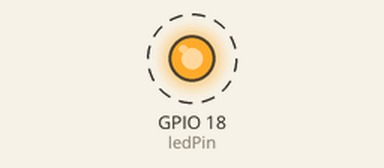
Recording of a sketch running on a simulated ESP32. Parts: output pins drawn as LEDs (lit = HIGH). Dashed ring = blinking.

Above: at 0.5 s.
Timing chart, 0 to 4.6 s (numbered marks = the images above):
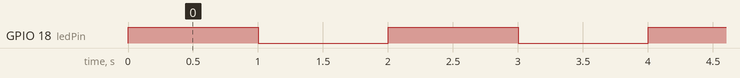

The sketch:

esp32_led_blink_simplified.ino
```cpp
const int ledPin = 18; // ledPin refers to ESP32 GPIO 23

// the setup function runs once when you press reset or power the board
void setup() {
  pinMode(ledPin, OUTPUT);
}

void loop() {
  digitalWrite(ledPin,!digitalRead(ledPin));
  delay(1000);                  // wait for a second
}
```

Measured:
- by itself, GPIO 18 (ledPin): alternates HIGH for 1.0 s and LOW for 1.0 s
